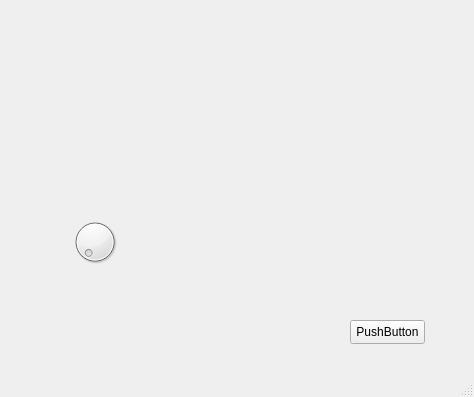
<?xml version="1.0" encoding="UTF-8"?>
<ui version="4.0">
 <class>MainWindow</class>
 <widget class="QMainWindow" name="MainWindow">
  <property name="geometry">
   <rect>
    <x>0</x>
    <y>0</y>
    <width>474</width>
    <height>397</height>
   </rect>
  </property>
  <property name="windowTitle">
   <string>MainWindow</string>
  </property>
  <widget class="QWidget" name="centralwidget">
   <widget class="QPushButton" name="pushButton">
    <property name="geometry">
     <rect>
      <x>350</x>
      <y>320</y>
      <width>75</width>
      <height>24</height>
     </rect>
    </property>
    <property name="text">
     <string>PushButton</string>
    </property>
   </widget>
   <widget class="QDial" name="dial">
    <property name="geometry">
     <rect>
      <x>70</x>
      <y>210</y>
      <width>50</width>
      <height>64</height>
     </rect>
    </property>
   </widget>
  </widget>
  <widget class="QMenuBar" name="menubar">
   <property name="geometry">
    <rect>
     <x>0</x>
     <y>0</y>
     <width>474</width>
     <height>22</height>
    </rect>
   </property>
  </widget>
  <widget class="QStatusBar" name="statusbar"/>
 </widget>
 <resources/>
 <connections/>
</ui>
